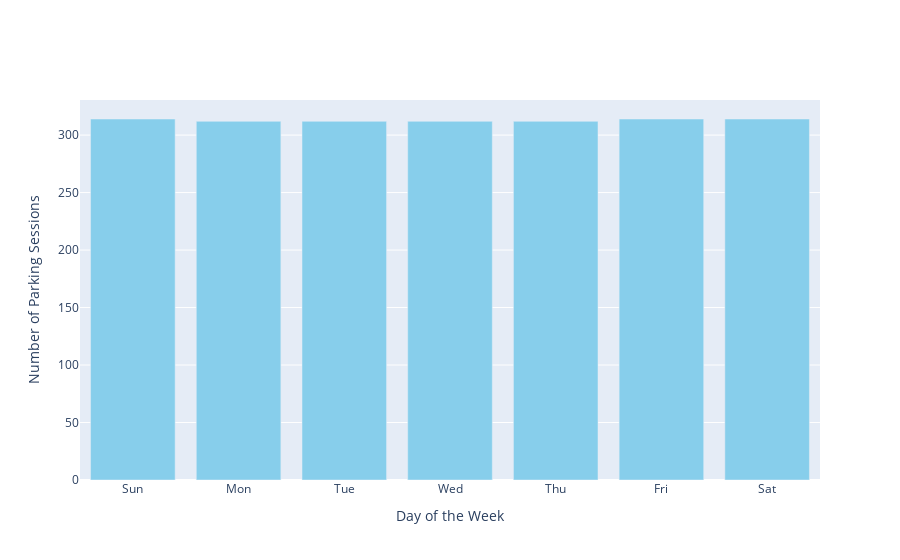

This figure's notebook cell:
### Markdown cell above
### Distribution of parking sessions by day of the week

### Code cell
plot_bar(data=df1, variable="day_of_week", colour='skyblue')

### Figure 1 — Plotly figure (JSON) as saved in the notebook; plotly's stock layout.template omitted (floating-point values rounded to 4 significant figures)
{"data": [{"marker": {"color": "skyblue"}, "type": "bar", "x": ["Sun", "Mon", "Tue", "Wed", "Thu", "Fri", "Sat"], "y": [314, 312, 312, 312, 312, 314, 314]}], "layout": {"title": {"text": ""}, "xaxis": {"title": {"text": "Day of the Week"}}, "yaxis": {"title": {"text": "Number of Parking Sessions"}}}}
